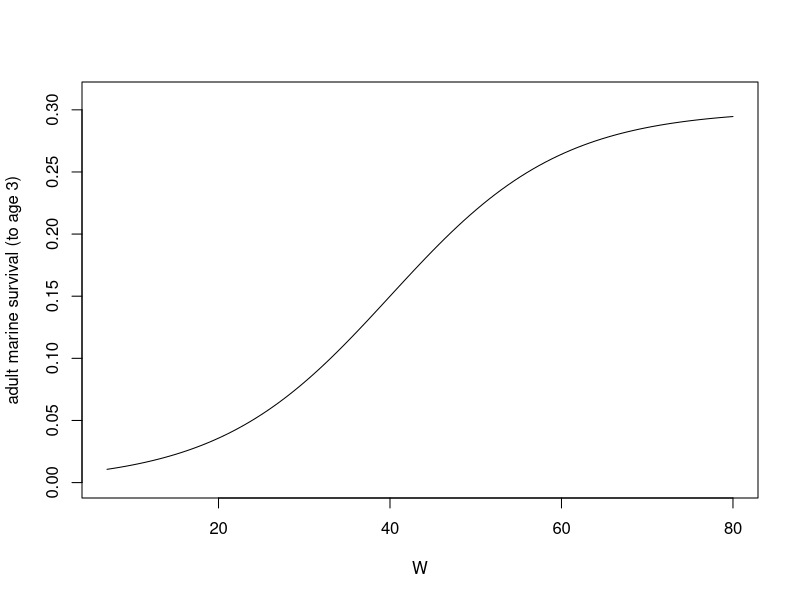
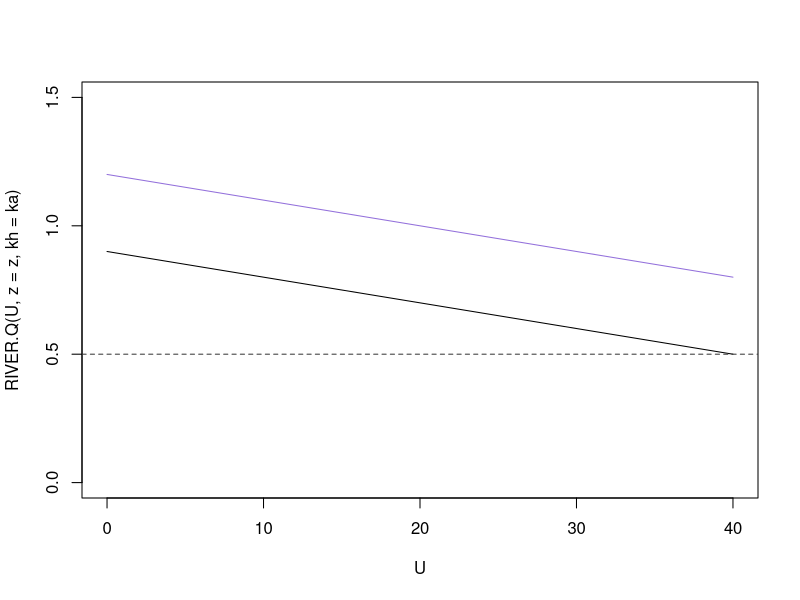
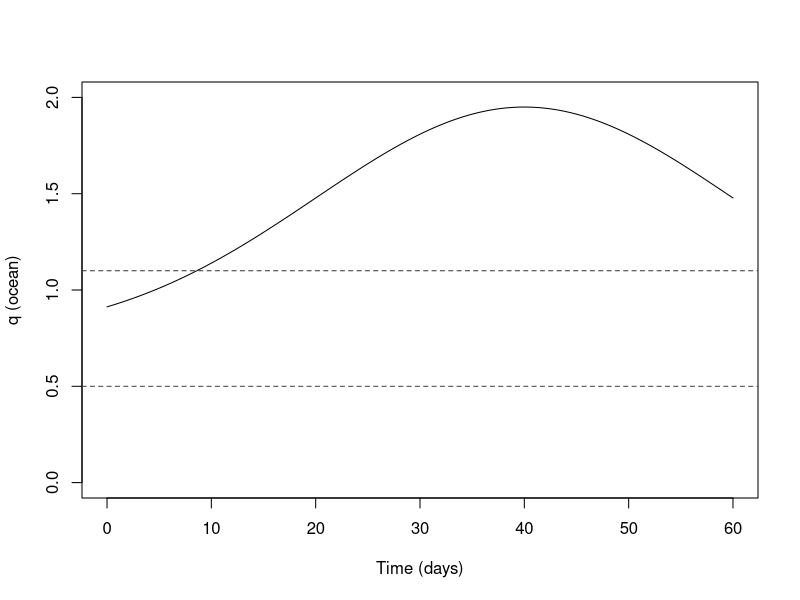
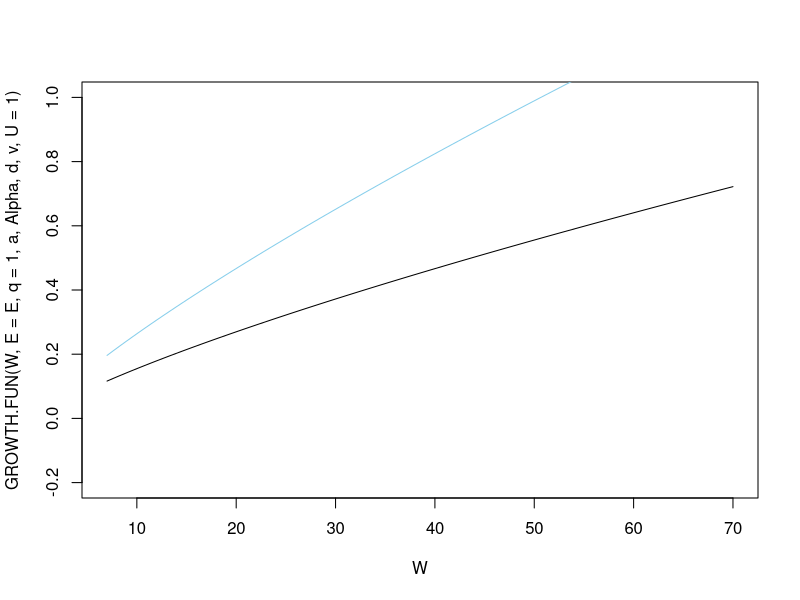

Generate these figures, in order, with R:


# Model V2

# State Dynamics

## (2.0) State Dynamics ## Choosing parameters ##

options(scipen=999)


# Terminal Fitness Function
Ws    <- 40
r     <- 0.1
Smax  <- 0.3

TERM.FUN <- function(W, Ws, r, Smax){ Smax/(1+exp(-r*(W-Ws))) }

curve(TERM.FUN(W, Ws=Ws , r=r, Smax=Smax), xname="W", xlim=c(7,80), ylim=c(0,0.31), ylab="adult marine survival (to age 3)")

#river growth by speed
z     <- -0.01
ka    <- 0.9 # can vary btw 0.9 and 1.3
kn    <- 1.2 # can vary btw 0.9 and 1.3

RIVER.Q <- function(U, z, kh) { z*U+kh }
curve(RIVER.Q(U, z=z, kh=ka), xname="U", xlim=c(0,40), ylim=c(0,1.5))
curve(RIVER.Q(U, z=z, kh=kn), xname="U", add=T, col="mediumpurple")
abline(h=0.5, col="gray24", lty="dashed")

RIVER.Q(U=0, z=-0.01, kh=ka)
RIVER.Q(U=20, z=-0.01, kh=ka)
RIVER.Q(U=40, z=-0.01, kh=ka)


# ocean growth
f     <- 0.75
g     <- 1.2
c     <- 40
j     <- 0.05

OCEAN.Q <-    function(t, f, g, c, j) { f + g*exp(-(t-c)^2/2*j^2) }
curve(OCEAN.Q(t,f=f, g=g, c=c, j=j), xlim=c(0, 60), ylab="q (ocean)",
      xlab="Time (days)", xname = "t", ylim=c(0,2))
abline(h=1.1, col="gray24", lty="dashed") #river value max (paused in natural)
abline(h=0.5, col="gray24", lty="dashed") #river value min (fast in altered)


# Total Growth
E     <- 0.03
a     <- 0.86
Alpha <- 0.00607
d     <- 1
dn0   <- 0.7
v     <- 0.027

GROWTH.FUN <- function(W, E, q, a, Alpha, d, v, U)    { q*E*W^a - d*Alpha*W*exp(v*U) }

curve(GROWTH.FUN(W, E=E, q=1, a, Alpha, d, v, U=1), xname="W", xlim=c(7,70), ylim=c(-0.2,1))
curve(GROWTH.FUN(W, E=E, q=1.5, a, Alpha, d, v, U=1), xname="W", add=T, col="skyblue")


## Simulate Growth to Check for realistic growth rates.
sim.mix <- data.frame(t=seq(1,60, by=1), X=rep(NA, 60), 
                      h=rep(NA, 60), U=rep(NA, 60))     # set baseline values.

sim.mix[1,2] <- 7.1 # set starting values for mass

sim.mix[31:60, 3] <- rep("o", 30)   # final 30 days in ocean
sim.mix[1:30, 3] <- sample(0:1, 30, replace=T, prob=c(0.5,0.5))  # first 30 days random between altered and natural
sim.mix$h[sim.mix$h == "1"] <- "a"   # change 1 from sample function to "a"
sim.mix$h[sim.mix$h == "0"] <- "n"   # change 0 from sample function to "n"

sim.mix[31:60, 4] <- rep(0, 30)   # last 30 days move 0 in ocean
sim.mix[1:30, 4] <- sample(0:2, 30, replace=T)  # first 30 days random sample between 0,1,2.
sim.mix$U[sim.mix$U == "1"] <- 20  # change 1 from sample function to "20" km/day
sim.mix$U[sim.mix$U == "2"] <- 40  # change 2 from sample function to "40" km/day


#for loop to simulate salmon mass over 60 days in a mix of habitats.
for(t in 1:59){
  sim.mix[t+1,2]<- sim.mix[t,2] + GROWTH.FUN(W = sim.mix[t,2], E=E, a=a, Alpha=Alpha, v=v,
                                             d = ifelse(sim.mix[t,3] == "n" & sim.mix[t,4] == 0, dn0, d),
                                             q= ifelse(sim.mix[t,3] == "o", OCEAN.Q(t=sim.mix[t,1], f=f, g=g, c=c, j=j),
                                                       ifelse(sim.mix[t,3] == "a", RIVER.Q(U=sim.mix[t,4], z=z, kh=ka), 
                                                              RIVER.Q(U=sim.mix[t,4], z=z, kh=kn))),
                                             U=sim.mix[t,4]) } # end loop.

sim.mix # look at trajectories.
(sim.mix[30,2] - sim.mix[1,2]) / 30   # daily river growth X g/day
(sim.mix[60,2] - sim.mix[31,2]) / 30  # daily ocean growth X g/day
(log(sim.mix[30,2]) - log(sim.mix[1,2])) / 30 * 100 # river specific growth rate (lnWf - lnWi)/time *100
(log(sim.mix[60,2]) - log(sim.mix[31,2])) / 30 * 100 # ocean specific growth rate (lnWf - lnWi)/time *100



# Survival
SURV.FUN <-   function(W, Bu, Bh, Bw, M, m, y, P)     { (1-M*(Bu + Bh + Bw*W^m))^(y*P) }









